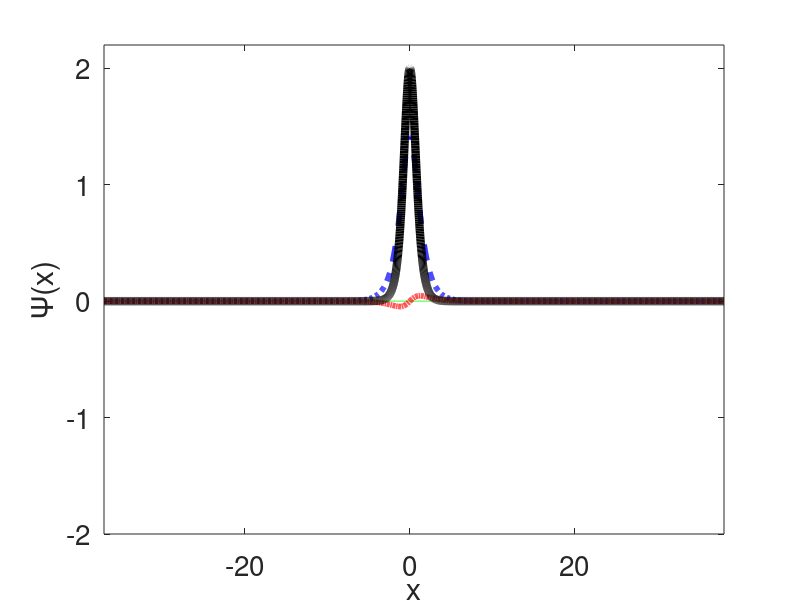

MATLAB code to generate this figure: (Note: this script raises an error after producing the figure.)
%NLSEmagic1D
%Program to integrate the one-dimensional Nonlinear Shrodinger Equation:
%i*Ut + a*Uxx - V(x)*U + s*|U|^2*U = 0.
%
%2014 Ronald M. Caplan
%Originally developed with support from the
%Computational Science Research Center at
%San Diego State University.

%%%%%%%%%%%%%%%%%%%%%%%%%%%%%%
%  VERSION:  2.0    2014     %
%%%%%%%%%%%%%%%%%%%%%%%%%%%%%%

%Clear any previous run variables and close all figures:
close all; clear all;
twall = tic; %Used to calculate total wall time.
%------------------Simulation parameters----------------------
endtw        = 10;  %End time of simulation.
numframes    = 20;  %Number of desired frames to plot.
h            = 1/70;%Spatial grid spacing.
k            = 0;   %Time step [Set to 0 to auto-compute smallest stable timestep]
method       = 2;   %Method:  1: CD O(4,2), 2: 2SHOC O(4,4)
cuda         = 1;   %Use NVIDIA GPU-acceleration CUDA codes (1) or CPU (0)
precision    = 1;   %Single (1) or double (2) precision.

%%%%%%%%%%%%%%%%%%%%%%%%%%%%%%%%%%%%%%%%%%%%%%%%%%%%%%%%%%%%%%%%%%%
%%%%%%%%%             INITIAL CONDITION PARAMETERS        %%%%%%%%%
%%%%%%%%%                                                 %%%%%%%%%
%Bright sech soliton
a    = 1;
s    = 1;   %Focusing/Attractive NL
OM   = 1;   %Frequency
c    = 0.1; %Velocity of soliton
x0   = 0;
%Compute numerical domain to be big enough to avoid BC effects:
xmin = -sqrt(a/OM)*asech(eps*sqrt(s/(2*OM)));
xmax =  sqrt(a/OM)*asech(eps*sqrt(s/(2*OM))) + c*endtw;
BC   = 1;   %Boundary conditions Dirichlet: (1)  MSD (2)
tol  = 10;  %Simulation mod-squared tolerance to detect blowup
%%%%%%%%%                                                 %%%%%%%%%
%%%%%%%%%                                                 %%%%%%%%%
%%%%%%%%%%%%%%%%%%%%%%%%%%%%%%%%%%%%%%%%%%%%%%%%%%%%%%%%%%%%%%%%%%%
disp('----------------------------------------------------');
disp('--------------------NLSEmagic1D---------------------');
disp('----------------------------------------------------');

%Adjust ranges so they are in units of h (fixes bugs):
xmin = xmin - rem(xmin,h);
xmax = xmax - rem(xmax,h);

%Set up spatial grid:
xvec = (xmin:h:xmax)';
xres = length(xvec);

%Set up CUDA info and check for MSD BC
if(cuda==1)
   cudablocksize     = 512;
   sharedmemperblock = (cudablocksize+2)*(3+2*method)*(4*precision)/1000;
   numcudablocks     = ceil(xres/cudablocksize);
   %For MSD BC, need to check this:
   if(BC==2)
      if(xres - cudablocksize*(numcudablocks-1) == 1)
         disp('MSD CUDA ERROR: N (x) is one cell greater than CUDA block,')
         xmax = xmax-h;
         xmin = xmin+h;
         disp(['adjusting xmax to ',num2str(xmax), ' and xmin to ',num2str(xmin),' to compensate.']);
       end
       %Now, recompute new grid:
       xvec  = (xmin:h:xmax)';  xres = length(xvec);
       numcudablocks  = ceil(xres/cudablocksize);
   end
end

%Initialize solutiona and potential matrices:
U = zeros(xres,1);
V = zeros(size(xvec));

%%%%%%%%%%%%%%%%%%%%%%%%%%%%%%%%%%%%%%%%%%%%%%%%%%%%%%%%%%%%%%%%%%%
%%%%%%%%%             INITIAL CONDITION FORMULATION       %%%%%%%%%
%%%%%%%%%              (moving bright soliton)            %%%%%%%%%
V = 0.*ones(size(xvec));
U = sqrt((2*OM)/s).*sech(sqrt(OM/a).*(xvec - x0)).*exp(1i*((c/(2*a))*xvec));
%%%%%%%%%%%%%%%%%%%%%%%%%%%%%%%%%%%%%%%%%%%%%%%%%%%%%%%%%%%%%%%%%%%

%Linear stability bounds for time step k:
if(k==0)
   hmin = h;
   if(method==1)
      klin = hmin^2/(sqrt(2)*a);
   elseif((method==2))
      klin = (3/4)*hmin^2/(sqrt(2)*a);
   end
   k = 0.8*klin;
   disp(['Time step computed!  k: ',num2str(k)]);
end

%Compute total number of time steps for simulation:
endt  = endtw - mod(endtw,k); %<--Make endtime multiple of k
if(mod(endtw,k)~=0), disp(['NOTE! End time adjusted to ',num2str(endt)]); end;
steps = floor(endt/k); %<--Compute number of steps required
if(numframes>=steps), numframes=steps; end;

%Compute number of time steps to compute in mex file:
chunk_size   = ceil(steps/numframes);
extra_steps  = chunk_size*numframes - steps;
if(extra_steps>chunk_size)
    numframes    = ceil(steps/chunk_size);
    disp(['To avoid too much over-time compuations, numframes has been altered to ',num2str(numframes)]);
    extra_steps  = chunk_size*numframes - steps;
end
if(extra_steps>0)
    disp(['NOTE! There will be ',num2str(extra_steps),' extra time steps taken in simulation.']);
    endt = chunk_size*numframes*k;
    steps  = steps + extra_steps;
    disp(['Therefore, true end time will be: ',num2str(endt),' taking ',num2str(steps),' time steps']);
end;

%Display simulation info:
disp('----------------------------------------------------');
disp('1D NLSE Parameters:')
disp(['a:          ',num2str(a)]);
disp(['s:          ',num2str(s)]);
disp(['xmin:       ',num2str(xmin)]);
disp(['xmax:       ',num2str(xmax)]);
disp(['Endtime:    ',num2str(endt)]);
disp('Numerical Parameters:');
disp(['h:          ',num2str(h)]);
disp(['k:          ',num2str(k)]);
disp(['GridSize:   ',num2str(xres)]);
disp(['TimeSteps:  ',num2str(steps)]);
disp(['ChunkSize:  ',num2str(chunk_size)]);
disp(['NumFrames:  ',num2str(numframes)]);
if(precision==1)
    disp('Precision:  Single');
else
    disp('Precision:  Double');
end
if(method==1)
    disp('Method:     RK4+CD     Order(4,2)');
elseif(method==2)
    disp('Method:     RK4+2SHOC  Order(4,4)');
end
if(BC==1)
    disp('Boundary Conditions:  Dirichlet');
elseif(BC==2)
    disp('Boundary Conditions:  MSD');
elseif(BC==3)
    disp('Boundary Conditions:  Uxx = 0');
elseif(BC==4)
    disp('Boundary Conditions:  One-Sided Diff');
end
if(cuda == 1)
    disp( 'CUDA Parameters and Info:');
    disp(['BlockSize:           ',num2str(cudablocksize)]);
    disp(['CUDAGridSize:        ',num2str(numcudablocks)]);
    disp(['NumBlocks:           ',num2str(numcudablocks)]);
    disp(['Shared Memory/Block: ',num2str(sharedmemperblock),'KB']);
    disp(['TotalGPUMemReq:      ',num2str(xres*(9 + 2*(method-1))*(4*precision)/1024),'KB']);
end
%%%%%%%%%                                                 %%%%%%%%%
%%%%%%%%%                                                 %%%%%%%%%
%%%%%%%%%%%%%%%%%%%%%%%%%%%%%%%%%%%%%%%%%%%%%%%%%%%%%%%%%%%%%%%%%%%
%%%%%%%%%%%%%%%%%%%%%%%%%%%%%%%%%%%%%%%%%%%%%%%%%%%%%%%%%%%%%%%%%%%

%%%%%%%%%%%%%%%%%%%%%%%%%%%%%%%%%%%%%%%%%%%%%%%%%%%%%%%%%%%%%%%%%%%
%%%%%%%%%%%%%%%%%%%%%%%%%%%%%%%%%%%%%%%%%%%%%%%%%%%%%%%%%%%%%%%%%%%
%%%%%%%%%             PLOTTING SETUP                      %%%%%%%%%
%%%%%%%%%                                                 %%%%%%%%%
fsize       = 20;  %Set font size for figures.
fig_count   = 1;

%Find maximums for plot axis:
maxMod2U  = max(U.*conj(U));
maxRealU  = max(real(U));
plotmax   = max([maxMod2U maxRealU]);

%Set up plot figure and plot initial condition:
fig_plot  = figure(fig_count);
fig_count = fig_count+1;
set(fig_plot, 'Name','1D NLSE  t = 0','NumberTitle','off');
plot_real = plot(xvec,real(U),   '--b' ,'LineWidth',4);
hold on;
plot_v    = plot(xvec,V,   '-g');
plot_imag = plot(xvec,imag(U),   '-.r' ,'LineWidth',4);
plot_mod2 = plot(xvec,U.*conj(U),'-k'  ,'LineWidth',6);
%plot_phase = plot(xvec,angle(U),'--c');
axis([xmin xmax -plotmax (plotmax + 0.1*plotmax)]);
xlabel('x','Fontsize',fsize);
ylabel('\Psi(x)','Fontsize',fsize);
set(gca,'Fontsize',fsize);
hold off;
drawnow;

%%%%%%%%%%%%%%%%%%%%%%%%%%%%%%%%%%%%%%%%%%%%%%%%%%%%%%%%%%%%%%%%%%%
%%%%%%%%%%%%%%%%%%%%%%%%%%%%%%%%%%%%%%%%%%%%%%%%%%%%%%%%%%%%%%%%%%%
%%%%%%%%%             BEGIN SIMULATION                    %%%%%%%%%
%%%%%%%%%
n = 0;
for chunk_count = 1:numframes
  if(cuda==0)
    U = NLSEmagic1D_Take_Steps_CPU(U,V,s,a,h^2,BC,chunk_size,k,precision,method);
  else
    U = NLSEmagic1D_Take_Steps_GPU(U,V,s,a,h^2,BC,chunk_size,k,precision,method);
  end
  n = n + chunk_size;
  %Set fig titles first, so if sim crashes, we know when it happened:
  set(fig_plot, 'Name',['1D NLSE  t = ',num2str((n*k),'%.2f')]);

  %Detect blow-up:
  if(max(real(U(:))) > tol || sum(isnan(U(:))) > 0)
    disp('CRAAAAAAAAAAAAAAAASSSSSSSSSSSSSSSSSHHHHHHHHHHHHHHHHHHHHH');
    break;
  end

  %Plot current time step:
  set(plot_mod2,'ydata',U.*conj(U));
  set(plot_real,'ydata',real(U));
  set(plot_imag,'ydata',imag(U));
  %set(plot_phase,'ydata',angle(U));
  drawnow;
end %chunk-count
%Report wall time:
twall = toc(twall);
disp(['NLSEmagic1D Total Wall Time: ',num2str(twall),' seconds.']);
%%%%%%%%%                                                 %%%%%%%%%
%%%%%%%%%         SIMULATION IS OVER                      %%%%%%%%%
%%%%%%%%%%%%%%%%%%%%%%%%%%%%%%%%%%%%%%%%%%%%%%%%%%%%%%%%%%%%%%%%%%%
%%%%%%%%%%%%%%%%%%%%%%%%%%%%%%%%%%%%%%%%%%%%%%%%%%%%%%%%%%%%%%%%%%%
